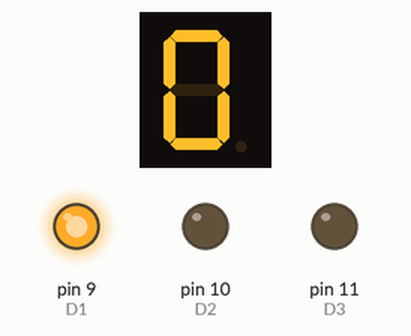
The sketch below on a simulated Arduino Uno, built with avr-gcc and run on an emulated ATmega328P. On the bench: 1-digit seven-segment display, output pins drawn as LEDs (lit = HIGH). Wiring (inferred from the names in the program): 1-digit 7-segment display, segments lit when LOW: segments pin 2, pin 3, pin 4, pin 5, pin 6, pin 7, pin 8. The segment pins are drawn as the display they are named for; pins used as bus, display or sensor lines are not drawn.

Above: at 0.1 s.
At 1.1 s:
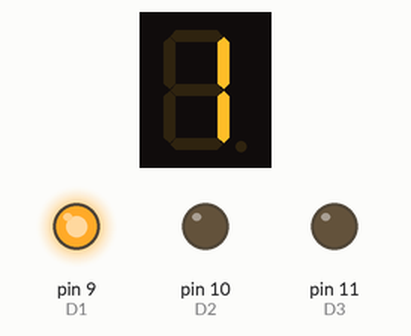
At 2.1 s:
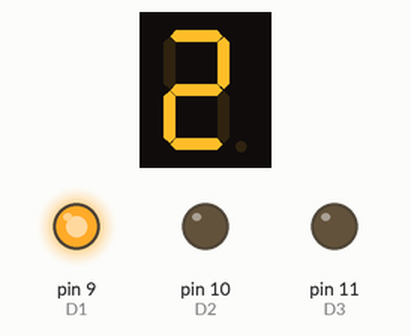
At 4.1 s:
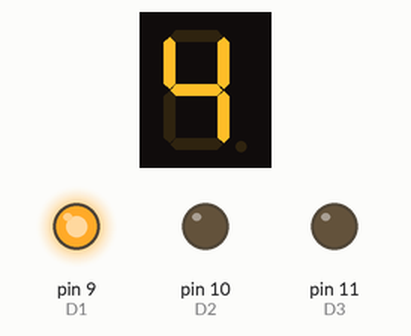
At 6.1 s:
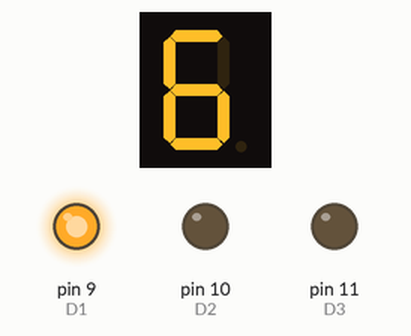
At 9.1 s:
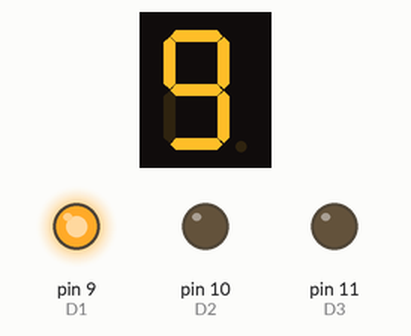

Measured:
- by itself, everything shown: repeats every 10.0 s, in 10 steps
- what the display in image 1 shows lasts 1.0 s, from 1.0 s to 2.0 s

The sketch:

Part3.ino
```cpp
#include <TimerOne.h>

#define D4 12
#define A  2
#define F  7
#define D3 11
#define D2 10
#define B  3
#define E  6
#define D  5
#define C  4
#define G  8
#define D1 9

const byte no_on[] = {0, 0, 0, 0};
const byte D1_on[] = {1, 0, 0, 0};
const byte D2_on[] = {0, 1, 0, 0};
const byte D3_on[] = {0, 0, 1, 0};
const byte D4_on[] = {0, 0, 0, 1};

const byte num_0[] = {0, 0, 0, 0, 0, 0, 1};
const byte num_1[] = {1, 0, 0, 1, 1, 1, 1};
const byte num_2[] = {0, 0, 1, 0, 0, 1, 0};
const byte num_3[] = {0, 0, 0, 0, 1, 1, 0};
const byte num_4[] = {1, 0, 0, 1, 1, 0, 0};
const byte num_5[] = {0, 1, 0, 0, 1, 0, 0};
const byte num_6[] = {0, 1, 0, 0, 0, 0, 0};
const byte num_7[] = {0, 0, 0, 1, 1, 1, 1};
const byte num_8[] = {0, 0, 0, 0, 0, 0, 0};
const byte num_9[] = {0, 0, 0, 0, 1, 0, 0};

const byte* numbers[] = {num_0, num_1, num_2, num_3, num_4, num_5, num_6, num_7, num_8, num_9};

int count = 0;

void seven_segment(const byte* number) {
  digitalWrite(A, number[0]);
  digitalWrite(B, number[1]);
  digitalWrite(C, number[2]);
  digitalWrite(D, number[3]);
  digitalWrite(E, number[4]);
  digitalWrite(F, number[5]);
  digitalWrite(G, number[6]);
}

void updateCounter() {
  count = (count + 1) % 10;
}

void displayDigit() {
  seven_segment(numbers[count]);
}

void setup() {
  for(int i = 2; i <= 12; i++)
    pinMode(i,OUTPUT);

  Timer1.initialize(1000000);
  Timer1.attachInterrupt(updateCounter);

  digitalWrite(D1, HIGH);
}

void loop() {
  displayDigit();
}
```
